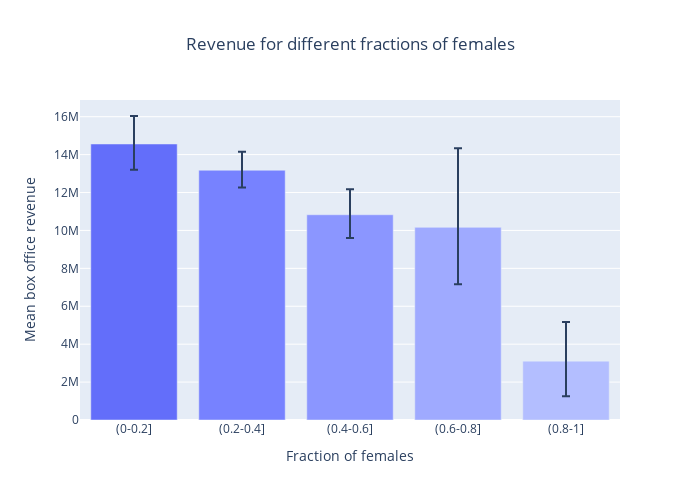

Notebook code cell kept with this figure:
### Code cell
# create figure
fig = go.Figure()
fig.add_trace(go.Bar(
    name='Revenue',
    x=grouped_means_revenue_female.keys(), y=grouped_means_revenue_female.values,
    error_y=dict(type='data', array=yerr_upper, arrayminus=yerr_lower),
    marker_color=['rgb(99, 110, 250)',
                  'rgb(119, 130, 270)',
                  'rgb(139, 150, 290)',
                  'rgb(159, 170, 310)',
                  'rgb(179, 190, 330)',]
))

fig.update_layout(
    barmode='group',
    width=700,
    height=500,
    xaxis_title="Fraction of females", 
    yaxis_title="Mean box office revenue",
    title='Revenue for different fractions of females',
    title_x = 0.5
)
fig.show()
fig.write_html("./plots/revenue_female_bar.html")

### Figure 1 — Plotly figure (JSON) as saved in the notebook; plotly's stock layout.template omitted (floating-point values rounded to 4 significant figures)
{"data": [{"error_y": {"array": [1476000.0, 978400.0, 1343000.0, 4179000.0, 2065000.0], "arrayminus": [1363000.0, 912600.0, 1232000.0, 3004000.0, 1848000.0], "type": "data"}, "marker": {"color": ["rgb(99, 110, 250)", "rgb(119, 130, 270)", "rgb(139, 150, 290)", "rgb(159, 170, 310)", "rgb(179, 190, 330)"]}, "name": "Revenue", "type": "bar", "x": ["(0-0.2]", "(0.2-0.4]", "(0.4-0.6]", "(0.6-0.8]", "(0.8-1]"], "y": [14560000.0, 13180000.0, 10830000.0, 10160000.0, 3105000.0]}], "layout": {"barmode": "group", "height": 500, "title": {"text": "Revenue for different fractions of females", "x": 0.5}, "width": 700, "xaxis": {"autorange": true, "range": [-0.5, 4.5], "title": {"text": "Fraction of females"}, "type": "category"}, "yaxis": {"autorange": true, "range": [0, 16880000.0], "title": {"text": "Mean box office revenue"}, "type": "linear"}}}
